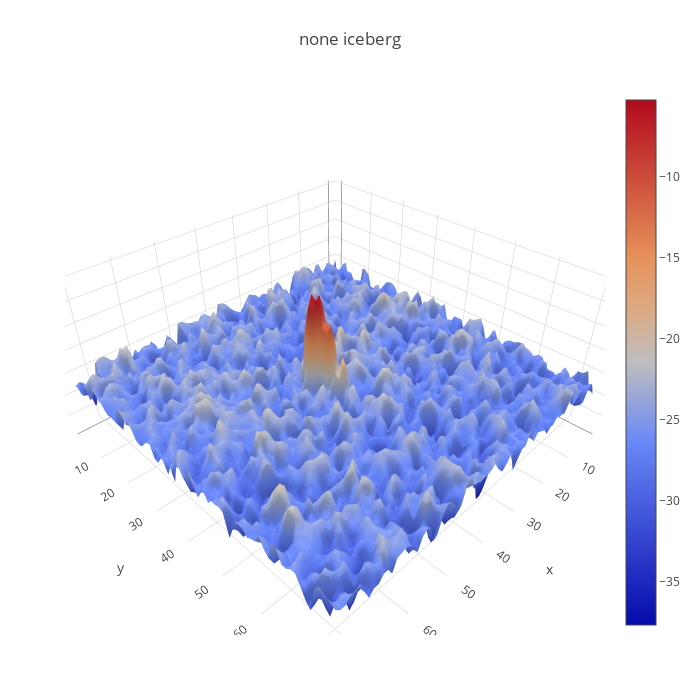

Notebook source saved alongside this figure:
### Code cell
py.init_notebook_mode(connected=True)
def plotmy3d(c, name):

    data = [
        go.Surface(
            z=c
        )
    ]
    layout = go.Layout(
        title=name,
        autosize=False,
        width=700,
        height=700,
        margin=dict(
            l=65,
            r=50,
            b=65,
            t=90
        )
    )
    fig = go.Figure(data=data, layout=layout)
    py.iplot(fig)
    
i = random.randint(0, len(X_train))
print(i)
plotmy3d(X_band_1[i,:,:], 'iceberg' if y[i] == 1 else 'none iceberg' )

### Figure 1 — Plotly figure (JSON) as saved in the notebook; plotly's stock layout.template omitted (floating-point values rounded to 4 significant figures; data arrays with more than 128 entries replaced by an {"elided": "..."} marker saying what was removed)
{"data": [{"type": "surface", "z": {"elided": "75x75 float values"}}], "layout": {"autosize": false, "height": 700, "margin": {"b": 65, "l": 65, "r": 50, "t": 90}, "title": "none iceberg", "width": 700}}
